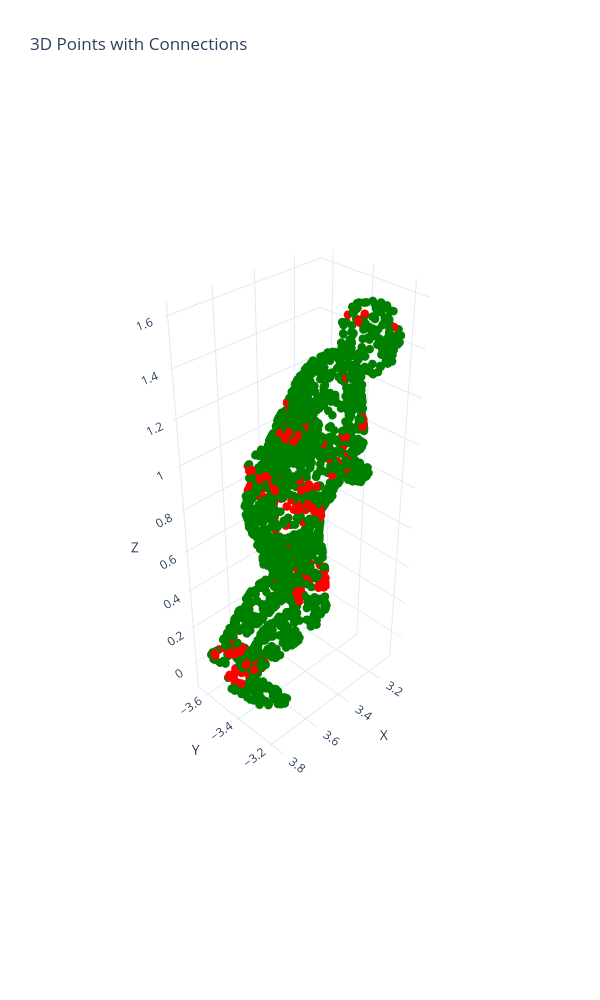

The notebook cell this image was saved under:
### Code cell
utils.plot_3d_points_and_connections_region_matched(points1, points2, faces1, faces2, Gs[-4], plot_both=False)

### Figure 1 — Plotly figure (JSON) as saved in the notebook; plotly's stock layout.template omitted (floating-point values rounded to 4 significant figures; data arrays with more than 128 entries replaced by an {"elided": "..."} marker saying what was removed)
{"data": [{"marker": {"color": {"elided": "2000 str values"}, "size": 5}, "mode": "markers", "name": "Points 1", "type": "scatter3d", "x": {"elided": "2000 float values"}, "y": {"elided": "2000 float values"}, "z": {"elided": "2000 float values"}}], "layout": {"height": 1000, "scene": {"aspectmode": "data", "camera": {"eye": {"x": 2.5, "y": 2.5, "z": 2.5}}, "xaxis": {"title": {"text": "X"}}, "yaxis": {"title": {"text": "Y"}}, "zaxis": {"title": {"text": "Z"}}}, "title": {"text": "3D Points with Connections"}, "width": 600}}
